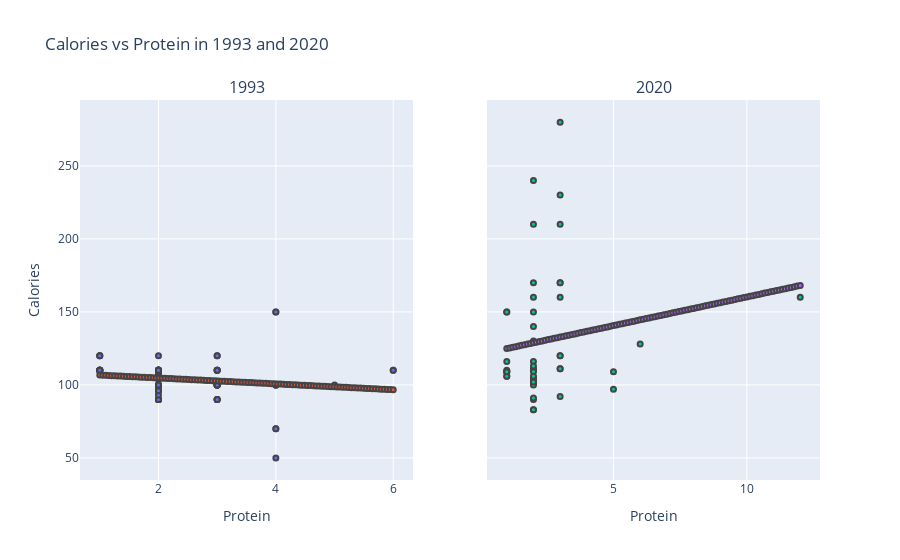
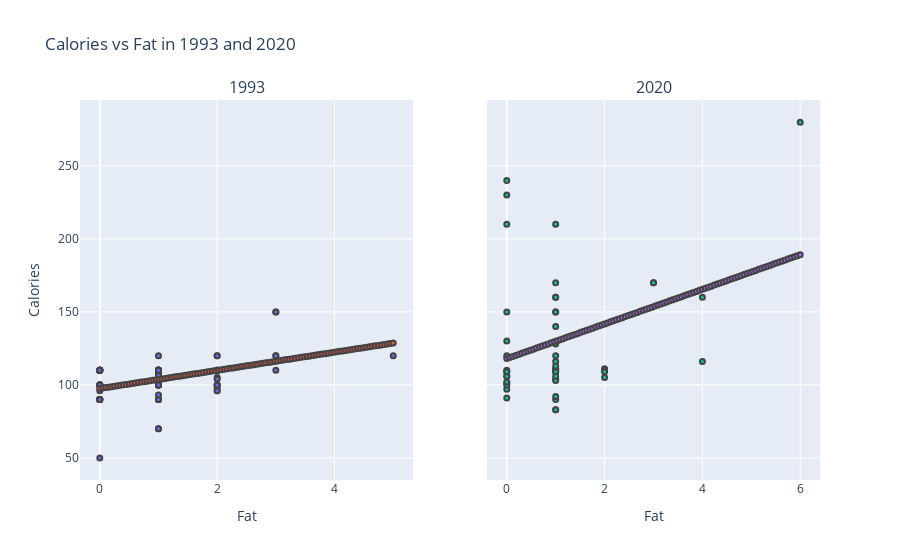
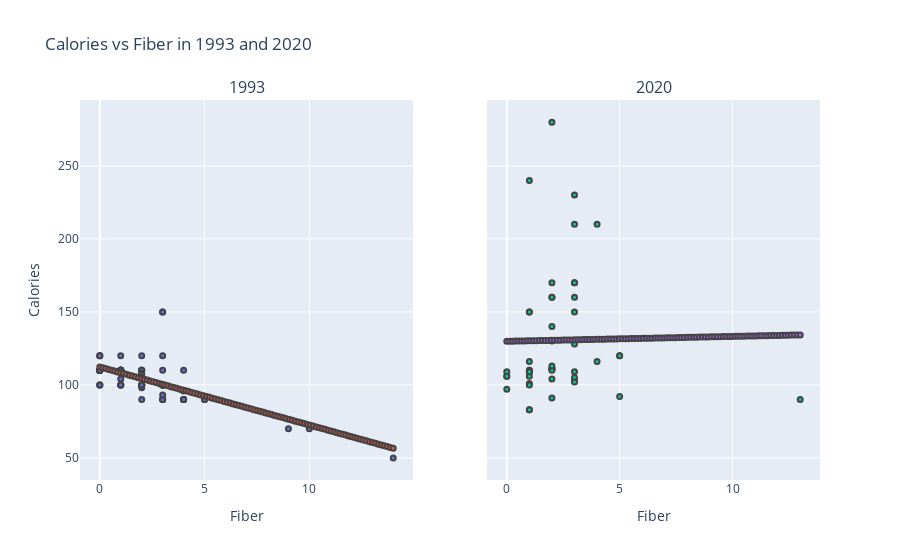
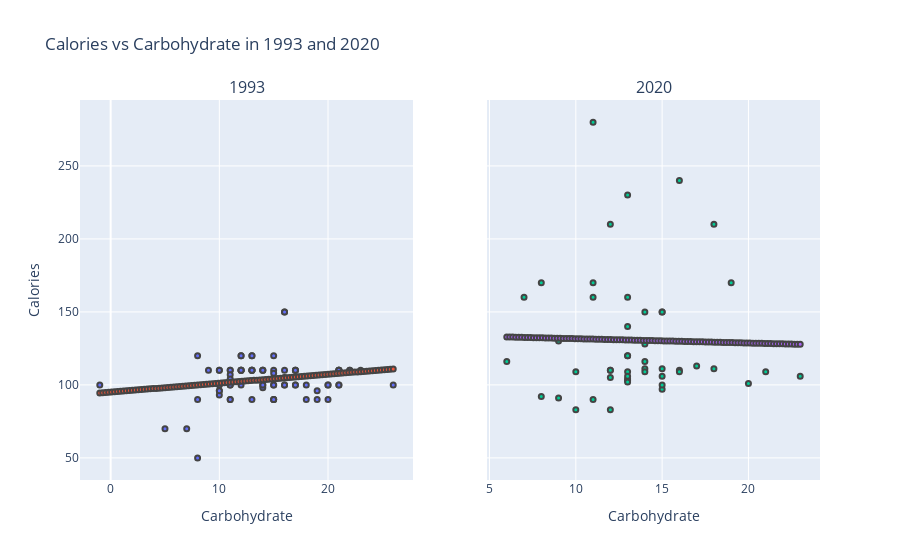

Notebook source saved alongside these figures, in order:
### Markdown cell above
### Comparison of `Calories` vs nutrients relationship between 1993 and 2020

### Code cell
ings = ['Protein', 'Fat', 'Fiber', 'Carbohydrate', 'Sugar']

for i in range(len(ings)):
    fig = make_subplots(rows = 1, cols = len(years),
                        shared_yaxes = True,
                        subplot_titles = (years[0], years[1]))
    
    for j in range(len(years)):
        df = df_main_old if j == 0 else df_main_new

        X = df[ings[i]].values.reshape(-1, 1)

        # Make prediction
        model = LinearRegression()
        _ = model.fit(X, df.Calories)

        x_range = np.linspace(X.min(), X.max(), 100)
        y_range = model.predict(x_range.reshape(-1, 1))

        _ = fig.add_trace(go.Scatter(x = df[ings[i]], y = df.Calories, text = df.Name, name = years[j]), row = 1, col = j + 1)
        _ = fig.add_trace(go.Scatter(x = x_range, y = y_range, name = 'Regression Fit'), row = 1, col = j + 1)
        _ = fig.update_xaxes(title_text = ings[i], row = 1, col = j + 1)
        if j == 0:
            _ = fig.update_yaxes(title_text = 'Calories', row = 1, col = j + 1)

    # Set options common to all traces with fig.update_traces
    _ = fig.update_traces(mode = 'markers', marker_line_width=2, marker_size=5)
    _ = fig.update_layout(showlegend = False,
                      title_text = 'Calories vs ' + ings[i] + ' in 1993 and 2020')
    
    fig.show()

### Figure 1 — Plotly figure (JSON) as saved in the notebook; plotly's stock layout.template omitted (floating-point values rounded to 4 significant figures)
{"data": [{"marker": {"line": {"width": 2}, "size": 5}, "mode": "markers", "name": "1993", "text": ["100% Bran", "100% Natural Bran", "All-Bran", "All-Bran with Extra Fiber", "Almond Delight", "Apple Cinnamon Cheerios", "Apple Jacks", "Basic 4", "Bran Chex", "Bran Flakes", "Cap'n'Crunch", "Cheerios", "Cinnamon Toast Crunch", "Clusters", "Cocoa Puffs", "Corn Chex", "Corn Flakes", "Corn Pops", "Count Chocula", "Cracklin' Oat Bran", "Cream of Wheat (Quick)", "Crispix", "Crispy Wheat & Raisins", "Double Chex", "Froot Loops", "Frosted Flakes", "Frosted Mini-Wheats", "Fruit & Fibre Dates", "Fruitful Bran", "Fruity Pebbles", "Golden Crisp", "Golden Grahams", "Grape Nuts Flakes", "Grape-Nuts", "Great Grains Pecan", "Honey Graham Ohs", "Honey Nut Cheerios", "Honey-comb", "Just Right Crunchy  Nuggets", "Just Right Fruit & Nut", "Kix", "Life", "Lucky Charms", "Maypo", "Dates & Almonds", "Peaches & Pecans", "Mueslix Crispy Blend", "Multi-Grain Cheerios", "Nut&Honey Crunch", "Nutri-Grain Almond-Raisin", "Nutri-grain Wheat", "Oatmeal Raisin Crisp", "Post Nat. Raisin Bran", "Product 19", "Puffed Rice", "Puffed Wheat", "Quaker Oat Squares", "Quaker Oatmeal", "Raisin Bran", "Raisin Nut Bran", "Raisin Squares", "Rice Chex", "Rice Krispies", "Shredded Wheat", "Shredded Wheat 'n'Bran", "Shredded Wheat spoon size", "Smacks", "Special K", "Strawberry Fruit Wheats", "Total Corn Flakes", "Total Raisin Bran", "Total Whole Grain", "Triples", "Trix", "Walnuts & Oats", "Wheat Chex", "Wheaties"], "type": "scatter", "x": [4, 3, 4, 4, 2, 2, 2, 2, 2, 3, 1, 6, 1, 3, 1, 2, 2, 1, 1, 3, 3, 2, 2, 2, 2, 1, 3, 2, 2, 1, 2, 1, 3, 3, 3, 1, 3, 1, 2, 2, 2, 4, 2, 4, 4, 4, 2, 2, 2, 2, 3, 2, 2, 3, 2, 4, 4, 5, 2, 3, 2, 1, 2, 2, 3, 3, 2, 6, 2, 2, 2, 3, 2, 1, 2, 3, 3], "xaxis": "x", "y": [70, 120, 70, 50, 110, 110, 110, 98, 90, 90, 120, 110, 120, 110, 110, 110, 100, 110, 110, 110, 100, 110, 100, 100, 110, 110, 100, 96, 90, 110, 100, 110, 100, 110, 120, 120, 110, 110, 110, 108, 110, 100, 110, 100, 150, 150, 107, 100, 120, 105, 90, 104, 90, 100, 100, 100, 100, 100, 90, 100, 90, 110, 110, 96, 90, 90, 110, 110, 90, 110, 93, 100, 110, 110, 96, 100, 100], "yaxis": "y"}, {"marker": {"line": {"width": 2}, "size": 5}, "mode": "markers", "name": "Regression Fit", "type": "scatter", "x": [1, 1.051, 1.101, 1.152, 1.202, 1.253, 1.303, 1.354, 1.404, 1.455, 1.505, 1.556, 1.606, 1.657, 1.707, 1.758, 1.808, 1.859, 1.909, 1.96, 2.01, 2.061, 2.111, 2.162, 2.212, 2.263, 2.313, 2.364, 2.414, 2.465, 2.515, 2.566, 2.616, 2.667, 2.717, 2.768, 2.818, 2.869, 2.919, 2.97, 3.02, 3.071, 3.121, 3.172, 3.222, 3.273, 3.323, 3.374, 3.424, 3.475, 3.525, 3.576, 3.626, 3.677, 3.727, 3.778, 3.828, 3.879, 3.929, 3.98, 4.03, 4.081, 4.131, 4.182, 4.232, 4.283, 4.333, 4.384, 4.434, 4.485, 4.535, 4.586, 4.636, 4.687, 4.737, 4.788, 4.838, 4.889, 4.939, 4.99, 5.04, 5.091, 5.141, 5.192, 5.242, 5.293, 5.343, 5.394, 5.444, 5.495, 5.545, 5.596, 5.646, 5.697, 5.747, 5.798, 5.848, 5.899, 5.949, 6], "xaxis": "x", "y": [106.7, 106.6, 106.5, 106.4, 106.3, 106.2, 106.1, 106.0, 105.9, 105.8, 105.7, 105.6, 105.5, 105.4, 105.3, 105.2, 105.1, 105.0, 104.9, 104.8, 104.7, 104.6, 104.5, 104.4, 104.3, 104.2, 104.1, 104.0, 103.9, 103.8, 103.7, 103.6, 103.5, 103.4, 103.3, 103.2, 103.1, 103.0, 102.9, 102.8, 102.7, 102.6, 102.5, 102.4, 102.3, 102.2, 102.1, 102.0, 101.9, 101.8, 101.7, 101.6, 101.4, 101.3, 101.2, 101.1, 101.0, 100.9, 100.8, 100.7, 100.6, 100.5, 100.4, 100.3, 100.2, 100.1, 100.0, 99.93, 99.82, 99.72, 99.62, 99.52, 99.42, 99.32, 99.21, 99.11, 99.01, 98.91, 98.81, 98.71, 98.61, 98.5, 98.4, 98.3, 98.2, 98.1, 98.0, 97.89, 97.79, 97.69, 97.59, 97.49, 97.39, 97.28, 97.18, 97.08, 96.98, 96.88, 96.78, 96.68], "yaxis": "y"}, {"marker": {"line": {"width": 2}, "size": 5}, "mode": "markers", "name": "2020", "text": ["Wheaties Honey Gold", "All-Bran Complete Wheat Flakes Cereal", "Eggo", "Honey Smacks", "Krave Double Chocolate", "Peeps", "Smart Start", "Annie's Whole Grain Cereal", "Cascadian Farm Organic Raisin Bran", "Cheerios Multi Grain", "Chex Wheat Cereal", "Cookie Crisp", "Dunkaroos", "Fiber One", "Good Belly", "Larabar (Peanut Butter)", "Oatmeal Crisp", "Wonderworks (Peanut Butter)", "Ahold 100% Whole Grain", "Hannaford Frosted Flakes", "Martin's Food Lion", "Hannaford Tasteeos Cereal", "Ahold Vanilla Almond Cereal", "Kelloggs Special Fruit & Yogurt", "Kelloggs Special Original Cereal", "Quaker Life Cinnamon Multigrain", "Quaker Life Original Multigrain", "Quaker Life Ltd. Edition, Pumpkin Spice", "All-Bran", "Apple Jacks", "Basic 4", "Cocoa Puffs", "Corn Flakes", "Corn Pops", "Cracklin' Oat Bran", "Crispix", "Froot Loops", "Frosted Flakes", "Golden Grahams", "Kix", "Oatmeal Raisin Crisp", "Raisin Bran", "Raisin Nut Bran", "Rice Krispies", "Special K", "Total Whole Grain", "Trix", "Wheaties"], "type": "scatter", "x": [2, 3, 2, 2, 2, 1, 2, 3, 2, 2, 3, 2, 1, 2, 3, 3, 3, 12, 3, 1, 3, 3, 2, 2, 5, 2, 3, 2, 3, 1, 2, 2, 2, 1, 2, 2, 1, 2, 1, 2, 1, 2, 2, 2, 5, 6, 1, 2], "xaxis": "x2", "y": [110, 120, 160, 130, 170, 110, 240, 160, 210, 150, 210, 140, 150, 90, 170, 280, 230, 160, 170, 150, 120, 111, 104, 111, 97, 83, 111, 83, 92, 109, 103, 110, 101, 106, 116, 109, 109, 100, 106, 113, 109, 91, 105, 106, 109, 128, 116, 102], "yaxis": "y2"}, {"marker": {"line": {"width": 2}, "size": 5}, "mode": "markers", "name": "Regression Fit", "type": "scatter", "x": [1, 1.111, 1.222, 1.333, 1.444, 1.556, 1.667, 1.778, 1.889, 2, 2.111, 2.222, 2.333, 2.444, 2.556, 2.667, 2.778, 2.889, 3, 3.111, 3.222, 3.333, 3.444, 3.556, 3.667, 3.778, 3.889, 4, 4.111, 4.222, 4.333, 4.444, 4.556, 4.667, 4.778, 4.889, 5, 5.111, 5.222, 5.333, 5.444, 5.556, 5.667, 5.778, 5.889, 6, 6.111, 6.222, 6.333, 6.444, 6.556, 6.667, 6.778, 6.889, 7, 7.111, 7.222, 7.333, 7.444, 7.556, 7.667, 7.778, 7.889, 8, 8.111, 8.222, 8.333, 8.444, 8.556, 8.667, 8.778, 8.889, 9, 9.111, 9.222, 9.333, 9.444, 9.556, 9.667, 9.778, 9.889, 10, 10.11, 10.22, 10.33, 10.44, 10.56, 10.67, 10.78, 10.89, 11, 11.11, 11.22, 11.33, 11.44, 11.56, 11.67, 11.78, 11.89, 12], "xaxis": "x2", "y": [124.9, 125.3, 125.8, 126.2, 126.6, 127.1, 127.5, 128.0, 128.4, 128.8, 129.3, 129.7, 130.1, 130.6, 131.0, 131.4, 131.9, 132.3, 132.8, 133.2, 133.6, 134.1, 134.5, 134.9, 135.4, 135.8, 136.2, 136.7, 137.1, 137.6, 138.0, 138.4, 138.9, 139.3, 139.7, 140.2, 140.6, 141.0, 141.5, 141.9, 142.4, 142.8, 143.2, 143.7, 144.1, 144.5, 145.0, 145.4, 145.8, 146.3, 146.7, 147.2, 147.6, 148.0, 148.5, 148.9, 149.3, 149.8, 150.2, 150.6, 151.1, 151.5, 152.0, 152.4, 152.8, 153.3, 153.7, 154.1, 154.6, 155.0, 155.4, 155.9, 156.3, 156.8, 157.2, 157.6, 158.1, 158.5, 158.9, 159.4, 159.8, 160.2, 160.7, 161.1, 161.6, 162.0, 162.4, 162.9, 163.3, 163.7, 164.2, 164.6, 165.0, 165.5, 165.9, 166.4, 166.8, 167.2, 167.7, 168.1], "yaxis": "y2"}], "layout": {"annotations": [{"font": {"size": 16}, "showarrow": false, "text": "1993", "x": 0.225, "xanchor": "center", "xref": "paper", "y": 1, "yanchor": "bottom", "yref": "paper"}, {"font": {"size": 16}, "showarrow": false, "text": "2020", "x": 0.775, "xanchor": "center", "xref": "paper", "y": 1, "yanchor": "bottom", "yref": "paper"}], "showlegend": false, "title": {"text": "Calories vs Protein in 1993 and 2020"}, "xaxis": {"anchor": "y", "domain": [0, 0.45], "title": {"text": "Protein"}}, "xaxis2": {"anchor": "y2", "domain": [0.55, 1], "title": {"text": "Protein"}}, "yaxis": {"anchor": "x", "domain": [0, 1], "title": {"text": "Calories"}}, "yaxis2": {"anchor": "x2", "domain": [0, 1], "matches": "y", "showticklabels": false}}}

### Figure 2 — Plotly figure (JSON) as saved in the notebook; plotly's stock layout.template omitted (floating-point values rounded to 4 significant figures)
{"data": [{"marker": {"line": {"width": 2}, "size": 5}, "mode": "markers", "name": "1993", "text": ["100% Bran", "100% Natural Bran", "All-Bran", "All-Bran with Extra Fiber", "Almond Delight", "Apple Cinnamon Cheerios", "Apple Jacks", "Basic 4", "Bran Chex", "Bran Flakes", "Cap'n'Crunch", "Cheerios", "Cinnamon Toast Crunch", "Clusters", "Cocoa Puffs", "Corn Chex", "Corn Flakes", "Corn Pops", "Count Chocula", "Cracklin' Oat Bran", "Cream of Wheat (Quick)", "Crispix", "Crispy Wheat & Raisins", "Double Chex", "Froot Loops", "Frosted Flakes", "Frosted Mini-Wheats", "Fruit & Fibre Dates", "Fruitful Bran", "Fruity Pebbles", "Golden Crisp", "Golden Grahams", "Grape Nuts Flakes", "Grape-Nuts", "Great Grains Pecan", "Honey Graham Ohs", "Honey Nut Cheerios", "Honey-comb", "Just Right Crunchy  Nuggets", "Just Right Fruit & Nut", "Kix", "Life", "Lucky Charms", "Maypo", "Dates & Almonds", "Peaches & Pecans", "Mueslix Crispy Blend", "Multi-Grain Cheerios", "Nut&Honey Crunch", "Nutri-Grain Almond-Raisin", "Nutri-grain Wheat", "Oatmeal Raisin Crisp", "Post Nat. Raisin Bran", "Product 19", "Puffed Rice", "Puffed Wheat", "Quaker Oat Squares", "Quaker Oatmeal", "Raisin Bran", "Raisin Nut Bran", "Raisin Squares", "Rice Chex", "Rice Krispies", "Shredded Wheat", "Shredded Wheat 'n'Bran", "Shredded Wheat spoon size", "Smacks", "Special K", "Strawberry Fruit Wheats", "Total Corn Flakes", "Total Raisin Bran", "Total Whole Grain", "Triples", "Trix", "Walnuts & Oats", "Wheat Chex", "Wheaties"], "type": "scatter", "x": [1, 5, 1, 0, 2, 2, 0, 2, 1, 0, 2, 2, 3, 2, 1, 0, 0, 0, 1, 3, 0, 0, 1, 0, 1, 0, 0, 2, 0, 1, 0, 1, 1, 0, 3, 2, 1, 0, 1, 1, 1, 2, 1, 1, 3, 3, 1, 1, 1, 2, 0, 2, 1, 0, 0, 0, 1, 2, 1, 2, 0, 0, 0, 0, 0, 0, 1, 0, 0, 1, 1, 1, 1, 1, 2, 1, 1], "xaxis": "x", "y": [70, 120, 70, 50, 110, 110, 110, 98, 90, 90, 120, 110, 120, 110, 110, 110, 100, 110, 110, 110, 100, 110, 100, 100, 110, 110, 100, 96, 90, 110, 100, 110, 100, 110, 120, 120, 110, 110, 110, 108, 110, 100, 110, 100, 150, 150, 107, 100, 120, 105, 90, 104, 90, 100, 100, 100, 100, 100, 90, 100, 90, 110, 110, 96, 90, 90, 110, 110, 90, 110, 93, 100, 110, 110, 96, 100, 100], "yaxis": "y"}, {"marker": {"line": {"width": 2}, "size": 5}, "mode": "markers", "name": "Regression Fit", "type": "scatter", "x": [0, 0.05051, 0.101, 0.1515, 0.202, 0.2525, 0.303, 0.3535, 0.404, 0.4545, 0.5051, 0.5556, 0.6061, 0.6566, 0.7071, 0.7576, 0.8081, 0.8586, 0.9091, 0.9596, 1.01, 1.061, 1.111, 1.162, 1.212, 1.263, 1.313, 1.364, 1.414, 1.465, 1.515, 1.566, 1.616, 1.667, 1.717, 1.768, 1.818, 1.869, 1.919, 1.97, 2.02, 2.071, 2.121, 2.172, 2.222, 2.273, 2.323, 2.374, 2.424, 2.475, 2.525, 2.576, 2.626, 2.677, 2.727, 2.778, 2.828, 2.879, 2.929, 2.98, 3.03, 3.081, 3.131, 3.182, 3.232, 3.283, 3.333, 3.384, 3.434, 3.485, 3.535, 3.586, 3.636, 3.687, 3.737, 3.788, 3.838, 3.889, 3.939, 3.99, 4.04, 4.091, 4.141, 4.192, 4.242, 4.293, 4.343, 4.394, 4.444, 4.495, 4.545, 4.596, 4.646, 4.697, 4.747, 4.798, 4.848, 4.899, 4.949, 5], "xaxis": "x", "y": [97.5, 97.81, 98.13, 98.44, 98.76, 99.07, 99.39, 99.7, 100.0, 100.3, 100.6, 101.0, 101.3, 101.6, 101.9, 102.2, 102.5, 102.8, 103.2, 103.5, 103.8, 104.1, 104.4, 104.7, 105.0, 105.4, 105.7, 106.0, 106.3, 106.6, 106.9, 107.2, 107.6, 107.9, 108.2, 108.5, 108.8, 109.1, 109.4, 109.8, 110.1, 110.4, 110.7, 111.0, 111.3, 111.6, 112.0, 112.3, 112.6, 112.9, 113.2, 113.5, 113.8, 114.2, 114.5, 114.8, 115.1, 115.4, 115.7, 116.0, 116.4, 116.7, 117.0, 117.3, 117.6, 117.9, 118.2, 118.6, 118.9, 119.2, 119.5, 119.8, 120.1, 120.4, 120.8, 121.1, 121.4, 121.7, 122.0, 122.3, 122.6, 123.0, 123.3, 123.6, 123.9, 124.2, 124.5, 124.8, 125.2, 125.5, 125.8, 126.1, 126.4, 126.7, 127.0, 127.4, 127.7, 128.0, 128.3, 128.6], "yaxis": "y"}, {"marker": {"line": {"width": 2}, "size": 5}, "mode": "markers", "name": "2020", "text": ["Wheaties Honey Gold", "All-Bran Complete Wheat Flakes Cereal", "Eggo", "Honey Smacks", "Krave Double Chocolate", "Peeps", "Smart Start", "Annie's Whole Grain Cereal", "Cascadian Farm Organic Raisin Bran", "Cheerios Multi Grain", "Chex Wheat Cereal", "Cookie Crisp", "Dunkaroos", "Fiber One", "Good Belly", "Larabar (Peanut Butter)", "Oatmeal Crisp", "Wonderworks (Peanut Butter)", "Ahold 100% Whole Grain", "Hannaford Frosted Flakes", "Martin's Food Lion", "Hannaford Tasteeos Cereal", "Ahold Vanilla Almond Cereal", "Kelloggs Special Fruit & Yogurt", "Kelloggs Special Original Cereal", "Quaker Life Cinnamon Multigrain", "Quaker Life Original Multigrain", "Quaker Life Ltd. Edition, Pumpkin Spice", "All-Bran", "Apple Jacks", "Basic 4", "Cocoa Puffs", "Corn Flakes", "Corn Pops", "Cracklin' Oat Bran", "Crispix", "Froot Loops", "Frosted Flakes", "Golden Grahams", "Kix", "Oatmeal Raisin Crisp", "Raisin Bran", "Raisin Nut Bran", "Rice Krispies", "Special K", "Total Whole Grain", "Trix", "Wheaties"], "type": "scatter", "x": [1, 0, 1, 0, 3, 0, 0, 1, 1, 1, 0, 1, 1, 1, 3, 6, 0, 4, 1, 0, 1, 2, 1, 1, 0, 1, 1, 1, 1, 1, 1, 2, 0, 0, 4, 0, 1, 0, 1, 1, 2, 0, 2, 0, 0, 1, 1, 0], "xaxis": "x2", "y": [110, 120, 160, 130, 170, 110, 240, 160, 210, 150, 210, 140, 150, 90, 170, 280, 230, 160, 170, 150, 120, 111, 104, 111, 97, 83, 111, 83, 92, 109, 103, 110, 101, 106, 116, 109, 109, 100, 106, 113, 109, 91, 105, 106, 109, 128, 116, 102], "yaxis": "y2"}, {"marker": {"line": {"width": 2}, "size": 5}, "mode": "markers", "name": "Regression Fit", "type": "scatter", "x": [0, 0.06061, 0.1212, 0.1818, 0.2424, 0.303, 0.3636, 0.4242, 0.4848, 0.5455, 0.6061, 0.6667, 0.7273, 0.7879, 0.8485, 0.9091, 0.9697, 1.03, 1.091, 1.152, 1.212, 1.273, 1.333, 1.394, 1.455, 1.515, 1.576, 1.636, 1.697, 1.758, 1.818, 1.879, 1.939, 2, 2.061, 2.121, 2.182, 2.242, 2.303, 2.364, 2.424, 2.485, 2.545, 2.606, 2.667, 2.727, 2.788, 2.848, 2.909, 2.97, 3.03, 3.091, 3.152, 3.212, 3.273, 3.333, 3.394, 3.455, 3.515, 3.576, 3.636, 3.697, 3.758, 3.818, 3.879, 3.939, 4, 4.061, 4.121, 4.182, 4.242, 4.303, 4.364, 4.424, 4.485, 4.545, 4.606, 4.667, 4.727, 4.788, 4.848, 4.909, 4.97, 5.03, 5.091, 5.152, 5.212, 5.273, 5.333, 5.394, 5.455, 5.515, 5.576, 5.636, 5.697, 5.758, 5.818, 5.879, 5.939, 6], "xaxis": "x2", "y": [118.0, 118.7, 119.5, 120.2, 120.9, 121.6, 122.3, 123.1, 123.8, 124.5, 125.2, 125.9, 126.6, 127.4, 128.1, 128.8, 129.5, 130.2, 131.0, 131.7, 132.4, 133.1, 133.8, 134.6, 135.3, 136.0, 136.7, 137.4, 138.2, 138.9, 139.6, 140.3, 141.0, 141.7, 142.5, 143.2, 143.9, 144.6, 145.3, 146.1, 146.8, 147.5, 148.2, 148.9, 149.7, 150.4, 151.1, 151.8, 152.5, 153.3, 154.0, 154.7, 155.4, 156.1, 156.8, 157.6, 158.3, 159.0, 159.7, 160.4, 161.2, 161.9, 162.6, 163.3, 164.0, 164.8, 165.5, 166.2, 166.9, 167.6, 168.4, 169.1, 169.8, 170.5, 171.2, 171.9, 172.7, 173.4, 174.1, 174.8, 175.5, 176.3, 177.0, 177.7, 178.4, 179.1, 179.9, 180.6, 181.3, 182.0, 182.7, 183.5, 184.2, 184.9, 185.6, 186.3, 187.0, 187.8, 188.5, 189.2], "yaxis": "y2"}], "layout": {"annotations": [{"font": {"size": 16}, "showarrow": false, "text": "1993", "x": 0.225, "xanchor": "center", "xref": "paper", "y": 1, "yanchor": "bottom", "yref": "paper"}, {"font": {"size": 16}, "showarrow": false, "text": "2020", "x": 0.775, "xanchor": "center", "xref": "paper", "y": 1, "yanchor": "bottom", "yref": "paper"}], "showlegend": false, "title": {"text": "Calories vs Fat in 1993 and 2020"}, "xaxis": {"anchor": "y", "domain": [0, 0.45], "title": {"text": "Fat"}}, "xaxis2": {"anchor": "y2", "domain": [0.55, 1], "title": {"text": "Fat"}}, "yaxis": {"anchor": "x", "domain": [0, 1], "title": {"text": "Calories"}}, "yaxis2": {"anchor": "x2", "domain": [0, 1], "matches": "y", "showticklabels": false}}}

### Figure 3 — Plotly figure (JSON) as saved in the notebook; plotly's stock layout.template omitted (floating-point values rounded to 4 significant figures)
{"data": [{"marker": {"line": {"width": 2}, "size": 5}, "mode": "markers", "name": "1993", "text": ["100% Bran", "100% Natural Bran", "All-Bran", "All-Bran with Extra Fiber", "Almond Delight", "Apple Cinnamon Cheerios", "Apple Jacks", "Basic 4", "Bran Chex", "Bran Flakes", "Cap'n'Crunch", "Cheerios", "Cinnamon Toast Crunch", "Clusters", "Cocoa Puffs", "Corn Chex", "Corn Flakes", "Corn Pops", "Count Chocula", "Cracklin' Oat Bran", "Cream of Wheat (Quick)", "Crispix", "Crispy Wheat & Raisins", "Double Chex", "Froot Loops", "Frosted Flakes", "Frosted Mini-Wheats", "Fruit & Fibre Dates", "Fruitful Bran", "Fruity Pebbles", "Golden Crisp", "Golden Grahams", "Grape Nuts Flakes", "Grape-Nuts", "Great Grains Pecan", "Honey Graham Ohs", "Honey Nut Cheerios", "Honey-comb", "Just Right Crunchy  Nuggets", "Just Right Fruit & Nut", "Kix", "Life", "Lucky Charms", "Maypo", "Dates & Almonds", "Peaches & Pecans", "Mueslix Crispy Blend", "Multi-Grain Cheerios", "Nut&Honey Crunch", "Nutri-Grain Almond-Raisin", "Nutri-grain Wheat", "Oatmeal Raisin Crisp", "Post Nat. Raisin Bran", "Product 19", "Puffed Rice", "Puffed Wheat", "Quaker Oat Squares", "Quaker Oatmeal", "Raisin Bran", "Raisin Nut Bran", "Raisin Squares", "Rice Chex", "Rice Krispies", "Shredded Wheat", "Shredded Wheat 'n'Bran", "Shredded Wheat spoon size", "Smacks", "Special K", "Strawberry Fruit Wheats", "Total Corn Flakes", "Total Raisin Bran", "Total Whole Grain", "Triples", "Trix", "Walnuts & Oats", "Wheat Chex", "Wheaties"], "type": "scatter", "x": [10, 2, 9, 14, 1, 2, 1, 2, 4, 5, 0, 2, 0, 2, 0, 0, 1, 1, 0, 4, 1, 1, 2, 1, 1, 1, 3, 4, 4, 0, 0, 0, 3, 3, 3, 1, 2, 0, 1, 2, 0, 2, 0, 0, 3, 3, 2, 2, 0, 2, 3, 1, 5, 1, 0, 2, 2, 3, 4, 2, 2, 0, 0, 4, 4, 3, 1, 1, 3, 0, 3, 3, 0, 0, 4, 3, 3], "xaxis": "x", "y": [70, 120, 70, 50, 110, 110, 110, 98, 90, 90, 120, 110, 120, 110, 110, 110, 100, 110, 110, 110, 100, 110, 100, 100, 110, 110, 100, 96, 90, 110, 100, 110, 100, 110, 120, 120, 110, 110, 110, 108, 110, 100, 110, 100, 150, 150, 107, 100, 120, 105, 90, 104, 90, 100, 100, 100, 100, 100, 90, 100, 90, 110, 110, 96, 90, 90, 110, 110, 90, 110, 93, 100, 110, 110, 96, 100, 100], "yaxis": "y"}, {"marker": {"line": {"width": 2}, "size": 5}, "mode": "markers", "name": "Regression Fit", "type": "scatter", "x": [0, 0.1414, 0.2828, 0.4242, 0.5657, 0.7071, 0.8485, 0.9899, 1.131, 1.273, 1.414, 1.556, 1.697, 1.838, 1.98, 2.121, 2.263, 2.404, 2.545, 2.687, 2.828, 2.97, 3.111, 3.253, 3.394, 3.535, 3.677, 3.818, 3.96, 4.101, 4.242, 4.384, 4.525, 4.667, 4.808, 4.949, 5.091, 5.232, 5.374, 5.515, 5.657, 5.798, 5.939, 6.081, 6.222, 6.364, 6.505, 6.646, 6.788, 6.929, 7.071, 7.212, 7.354, 7.495, 7.636, 7.778, 7.919, 8.061, 8.202, 8.343, 8.485, 8.626, 8.768, 8.909, 9.051, 9.192, 9.333, 9.475, 9.616, 9.758, 9.899, 10.04, 10.18, 10.32, 10.46, 10.61, 10.75, 10.89, 11.03, 11.17, 11.31, 11.45, 11.6, 11.74, 11.88, 12.02, 12.16, 12.3, 12.44, 12.59, 12.73, 12.87, 13.01, 13.15, 13.29, 13.43, 13.58, 13.72, 13.86, 14], "xaxis": "x", "y": [112.3, 111.7, 111.1, 110.6, 110.0, 109.5, 108.9, 108.3, 107.8, 107.2, 106.7, 106.1, 105.5, 105.0, 104.4, 103.8, 103.3, 102.7, 102.2, 101.6, 101.0, 100.5, 99.9, 99.34, 98.78, 98.22, 97.65, 97.09, 96.53, 95.97, 95.41, 94.84, 94.28, 93.72, 93.16, 92.59, 92.03, 91.47, 90.91, 90.34, 89.78, 89.22, 88.66, 88.1, 87.53, 86.97, 86.41, 85.85, 85.28, 84.72, 84.16, 83.6, 83.03, 82.47, 81.91, 81.35, 80.79, 80.22, 79.66, 79.1, 78.54, 77.97, 77.41, 76.85, 76.29, 75.72, 75.16, 74.6, 74.04, 73.48, 72.91, 72.35, 71.79, 71.23, 70.66, 70.1, 69.54, 68.98, 68.41, 67.85, 67.29, 66.73, 66.17, 65.6, 65.04, 64.48, 63.92, 63.35, 62.79, 62.23, 61.67, 61.1, 60.54, 59.98, 59.42, 58.86, 58.29, 57.73, 57.17, 56.61], "yaxis": "y"}, {"marker": {"line": {"width": 2}, "size": 5}, "mode": "markers", "name": "2020", "text": ["Wheaties Honey Gold", "All-Bran Complete Wheat Flakes Cereal", "Eggo", "Honey Smacks", "Krave Double Chocolate", "Peeps", "Smart Start", "Annie's Whole Grain Cereal", "Cascadian Farm Organic Raisin Bran", "Cheerios Multi Grain", "Chex Wheat Cereal", "Cookie Crisp", "Dunkaroos", "Fiber One", "Good Belly", "Larabar (Peanut Butter)", "Oatmeal Crisp", "Wonderworks (Peanut Butter)", "Ahold 100% Whole Grain", "Hannaford Frosted Flakes", "Martin's Food Lion", "Hannaford Tasteeos Cereal", "Ahold Vanilla Almond Cereal", "Kelloggs Special Fruit & Yogurt", "Kelloggs Special Original Cereal", "Quaker Life Cinnamon Multigrain", "Quaker Life Original Multigrain", "Quaker Life Ltd. Edition, Pumpkin Spice", "All-Bran", "Apple Jacks", "Basic 4", "Cocoa Puffs", "Corn Flakes", "Corn Pops", "Cracklin' Oat Bran", "Crispix", "Froot Loops", "Frosted Flakes", "Golden Grahams", "Kix", "Oatmeal Raisin Crisp", "Raisin Bran", "Raisin Nut Bran", "Rice Krispies", "Special K", "Total Whole Grain", "Trix", "Wheaties"], "type": "scatter", "x": [1, 5, 2, 2, 2, 1, 1, 3, 3, 3, 4, 2, 1, 13, 3, 2, 3, 2, 3, 1, 5, 2, 2, 2, 0, 1, 2, 1, 5, 1, 3, 2, 1, 0, 4, 0, 1, 1, 1, 2, 3, 2, 3, 0, 1, 3, 1, 3], "xaxis": "x2", "y": [110, 120, 160, 130, 170, 110, 240, 160, 210, 150, 210, 140, 150, 90, 170, 280, 230, 160, 170, 150, 120, 111, 104, 111, 97, 83, 111, 83, 92, 109, 103, 110, 101, 106, 116, 109, 109, 100, 106, 113, 109, 91, 105, 106, 109, 128, 116, 102], "yaxis": "y2"}, {"marker": {"line": {"width": 2}, "size": 5}, "mode": "markers", "name": "Regression Fit", "type": "scatter", "x": [0, 0.1313, 0.2626, 0.3939, 0.5253, 0.6566, 0.7879, 0.9192, 1.051, 1.182, 1.313, 1.444, 1.576, 1.707, 1.838, 1.97, 2.101, 2.232, 2.364, 2.495, 2.626, 2.758, 2.889, 3.02, 3.152, 3.283, 3.414, 3.545, 3.677, 3.808, 3.939, 4.071, 4.202, 4.333, 4.465, 4.596, 4.727, 4.859, 4.99, 5.121, 5.253, 5.384, 5.515, 5.646, 5.778, 5.909, 6.04, 6.172, 6.303, 6.434, 6.566, 6.697, 6.828, 6.96, 7.091, 7.222, 7.354, 7.485, 7.616, 7.747, 7.879, 8.01, 8.141, 8.273, 8.404, 8.535, 8.667, 8.798, 8.929, 9.061, 9.192, 9.323, 9.455, 9.586, 9.717, 9.848, 9.98, 10.11, 10.24, 10.37, 10.51, 10.64, 10.77, 10.9, 11.03, 11.16, 11.29, 11.42, 11.56, 11.69, 11.82, 11.95, 12.08, 12.21, 12.34, 12.47, 12.61, 12.74, 12.87, 13], "xaxis": "x2", "y": [129.9, 129.9, 130.0, 130.0, 130.0, 130.1, 130.1, 130.2, 130.2, 130.3, 130.3, 130.3, 130.4, 130.4, 130.5, 130.5, 130.6, 130.6, 130.7, 130.7, 130.7, 130.8, 130.8, 130.9, 130.9, 131.0, 131.0, 131.1, 131.1, 131.1, 131.2, 131.2, 131.3, 131.3, 131.4, 131.4, 131.4, 131.5, 131.5, 131.6, 131.6, 131.7, 131.7, 131.8, 131.8, 131.8, 131.9, 131.9, 132.0, 132.0, 132.1, 132.1, 132.2, 132.2, 132.2, 132.3, 132.3, 132.4, 132.4, 132.5, 132.5, 132.5, 132.6, 132.6, 132.7, 132.7, 132.8, 132.8, 132.9, 132.9, 132.9, 133.0, 133.0, 133.1, 133.1, 133.2, 133.2, 133.3, 133.3, 133.3, 133.4, 133.4, 133.5, 133.5, 133.6, 133.6, 133.7, 133.7, 133.7, 133.8, 133.8, 133.9, 133.9, 134.0, 134.0, 134.0, 134.1, 134.1, 134.2, 134.2], "yaxis": "y2"}], "layout": {"annotations": [{"font": {"size": 16}, "showarrow": false, "text": "1993", "x": 0.225, "xanchor": "center", "xref": "paper", "y": 1, "yanchor": "bottom", "yref": "paper"}, {"font": {"size": 16}, "showarrow": false, "text": "2020", "x": 0.775, "xanchor": "center", "xref": "paper", "y": 1, "yanchor": "bottom", "yref": "paper"}], "showlegend": false, "title": {"text": "Calories vs Fiber in 1993 and 2020"}, "xaxis": {"anchor": "y", "domain": [0, 0.45], "title": {"text": "Fiber"}}, "xaxis2": {"anchor": "y2", "domain": [0.55, 1], "title": {"text": "Fiber"}}, "yaxis": {"anchor": "x", "domain": [0, 1], "title": {"text": "Calories"}}, "yaxis2": {"anchor": "x2", "domain": [0, 1], "matches": "y", "showticklabels": false}}}

### Figure 4 — Plotly figure (JSON) as saved in the notebook; plotly's stock layout.template omitted (floating-point values rounded to 4 significant figures)
{"data": [{"marker": {"line": {"width": 2}, "size": 5}, "mode": "markers", "name": "1993", "text": ["100% Bran", "100% Natural Bran", "All-Bran", "All-Bran with Extra Fiber", "Almond Delight", "Apple Cinnamon Cheerios", "Apple Jacks", "Basic 4", "Bran Chex", "Bran Flakes", "Cap'n'Crunch", "Cheerios", "Cinnamon Toast Crunch", "Clusters", "Cocoa Puffs", "Corn Chex", "Corn Flakes", "Corn Pops", "Count Chocula", "Cracklin' Oat Bran", "Cream of Wheat (Quick)", "Crispix", "Crispy Wheat & Raisins", "Double Chex", "Froot Loops", "Frosted Flakes", "Frosted Mini-Wheats", "Fruit & Fibre Dates", "Fruitful Bran", "Fruity Pebbles", "Golden Crisp", "Golden Grahams", "Grape Nuts Flakes", "Grape-Nuts", "Great Grains Pecan", "Honey Graham Ohs", "Honey Nut Cheerios", "Honey-comb", "Just Right Crunchy  Nuggets", "Just Right Fruit & Nut", "Kix", "Life", "Lucky Charms", "Maypo", "Dates & Almonds", "Peaches & Pecans", "Mueslix Crispy Blend", "Multi-Grain Cheerios", "Nut&Honey Crunch", "Nutri-Grain Almond-Raisin", "Nutri-grain Wheat", "Oatmeal Raisin Crisp", "Post Nat. Raisin Bran", "Product 19", "Puffed Rice", "Puffed Wheat", "Quaker Oat Squares", "Quaker Oatmeal", "Raisin Bran", "Raisin Nut Bran", "Raisin Squares", "Rice Chex", "Rice Krispies", "Shredded Wheat", "Shredded Wheat 'n'Bran", "Shredded Wheat spoon size", "Smacks", "Special K", "Strawberry Fruit Wheats", "Total Corn Flakes", "Total Raisin Bran", "Total Whole Grain", "Triples", "Trix", "Walnuts & Oats", "Wheat Chex", "Wheaties"], "type": "scatter", "x": [5, 8, 7, 8, 14, 10, 11, 14, 15, 13, 12, 17, 13, 13, 12, 22, 21, 13, 12, 10, 21, 21, 11, 18, 11, 14, 14, 10, 11, 13, 11, 15, 15, 17, 13, 12, 12, 14, 17, 15, 21, 12, 12, 16, 16, 16, 11, 15, 15, 16, 18, 11, 8, 20, 26, 20, 14, -1, 11, 10, 15, 23, 22, 19, 19, 20, 9, 16, 15, 21, 10, 16, 21, 13, 10, 17, 17], "xaxis": "x", "y": [70, 120, 70, 50, 110, 110, 110, 98, 90, 90, 120, 110, 120, 110, 110, 110, 100, 110, 110, 110, 100, 110, 100, 100, 110, 110, 100, 96, 90, 110, 100, 110, 100, 110, 120, 120, 110, 110, 110, 108, 110, 100, 110, 100, 150, 150, 107, 100, 120, 105, 90, 104, 90, 100, 100, 100, 100, 100, 90, 100, 90, 110, 110, 96, 90, 90, 110, 110, 90, 110, 93, 100, 110, 110, 96, 100, 100], "yaxis": "y"}, {"marker": {"line": {"width": 2}, "size": 5}, "mode": "markers", "name": "Regression Fit", "type": "scatter", "x": [-1, -0.7273, -0.4545, -0.1818, 0.09091, 0.3636, 0.6364, 0.9091, 1.182, 1.455, 1.727, 2, 2.273, 2.545, 2.818, 3.091, 3.364, 3.636, 3.909, 4.182, 4.455, 4.727, 5, 5.273, 5.545, 5.818, 6.091, 6.364, 6.636, 6.909, 7.182, 7.455, 7.727, 8, 8.273, 8.545, 8.818, 9.091, 9.364, 9.636, 9.909, 10.18, 10.45, 10.73, 11, 11.27, 11.55, 11.82, 12.09, 12.36, 12.64, 12.91, 13.18, 13.45, 13.73, 14.0, 14.27, 14.55, 14.82, 15.09, 15.36, 15.64, 15.91, 16.18, 16.45, 16.73, 17, 17.27, 17.55, 17.82, 18.09, 18.36, 18.64, 18.91, 19.18, 19.45, 19.73, 20, 20.27, 20.55, 20.82, 21.09, 21.36, 21.64, 21.91, 22.18, 22.45, 22.73, 23, 23.27, 23.55, 23.82, 24.09, 24.36, 24.64, 24.91, 25.18, 25.45, 25.73, 26], "xaxis": "x", "y": [94.45, 94.62, 94.78, 94.95, 95.12, 95.28, 95.45, 95.61, 95.78, 95.95, 96.11, 96.28, 96.45, 96.61, 96.78, 96.94, 97.11, 97.28, 97.44, 97.61, 97.77, 97.94, 98.11, 98.27, 98.44, 98.61, 98.77, 98.94, 99.1, 99.27, 99.44, 99.6, 99.77, 99.94, 100.1, 100.3, 100.4, 100.6, 100.8, 100.9, 101.1, 101.3, 101.4, 101.6, 101.8, 101.9, 102.1, 102.3, 102.4, 102.6, 102.8, 102.9, 103.1, 103.3, 103.4, 103.6, 103.8, 103.9, 104.1, 104.3, 104.4, 104.6, 104.8, 104.9, 105.1, 105.3, 105.4, 105.6, 105.8, 105.9, 106.1, 106.3, 106.4, 106.6, 106.7, 106.9, 107.1, 107.2, 107.4, 107.6, 107.7, 107.9, 108.1, 108.2, 108.4, 108.6, 108.7, 108.9, 109.1, 109.2, 109.4, 109.6, 109.7, 109.9, 110.1, 110.2, 110.4, 110.6, 110.7, 110.9], "yaxis": "y"}, {"marker": {"line": {"width": 2}, "size": 5}, "mode": "markers", "name": "2020", "text": ["Wheaties Honey Gold", "All-Bran Complete Wheat Flakes Cereal", "Eggo", "Honey Smacks", "Krave Double Chocolate", "Peeps", "Smart Start", "Annie's Whole Grain Cereal", "Cascadian Farm Organic Raisin Bran", "Cheerios Multi Grain", "Chex Wheat Cereal", "Cookie Crisp", "Dunkaroos", "Fiber One", "Good Belly", "Larabar (Peanut Butter)", "Oatmeal Crisp", "Wonderworks (Peanut Butter)", "Ahold 100% Whole Grain", "Hannaford Frosted Flakes", "Martin's Food Lion", "Hannaford Tasteeos Cereal", "Ahold Vanilla Almond Cereal", "Kelloggs Special Fruit & Yogurt", "Kelloggs Special Original Cereal", "Quaker Life Cinnamon Multigrain", "Quaker Life Original Multigrain", "Quaker Life Ltd. Edition, Pumpkin Spice", "All-Bran", "Apple Jacks", "Basic 4", "Cocoa Puffs", "Corn Flakes", "Corn Pops", "Cracklin' Oat Bran", "Crispix", "Froot Loops", "Frosted Flakes", "Golden Grahams", "Kix", "Oatmeal Raisin Crisp", "Raisin Bran", "Raisin Nut Bran", "Rice Krispies", "Special K", "Total Whole Grain", "Trix", "Wheaties"], "type": "scatter", "x": [16, 13, 11, 9, 8, 12, 16, 13, 12, 15, 18, 13, 15, 11, 11, 11, 13, 7, 19, 14, 13, 18, 13, 14, 15, 10, 15, 12, 8, 14, 13, 12, 20, 15, 6, 21, 13, 15, 13, 17, 10, 9, 12, 23, 16, 14, 14, 13], "xaxis": "x2", "y": [110, 120, 160, 130, 170, 110, 240, 160, 210, 150, 210, 140, 150, 90, 170, 280, 230, 160, 170, 150, 120, 111, 104, 111, 97, 83, 111, 83, 92, 109, 103, 110, 101, 106, 116, 109, 109, 100, 106, 113, 109, 91, 105, 106, 109, 128, 116, 102], "yaxis": "y2"}, {"marker": {"line": {"width": 2}, "size": 5}, "mode": "markers", "name": "Regression Fit", "type": "scatter", "x": [6, 6.172, 6.343, 6.515, 6.687, 6.859, 7.03, 7.202, 7.374, 7.545, 7.717, 7.889, 8.061, 8.232, 8.404, 8.576, 8.747, 8.919, 9.091, 9.263, 9.434, 9.606, 9.778, 9.949, 10.12, 10.29, 10.46, 10.64, 10.81, 10.98, 11.15, 11.32, 11.49, 11.67, 11.84, 12.01, 12.18, 12.35, 12.53, 12.7, 12.87, 13.04, 13.21, 13.38, 13.56, 13.73, 13.9, 14.07, 14.24, 14.41, 14.59, 14.76, 14.93, 15.1, 15.27, 15.44, 15.62, 15.79, 15.96, 16.13, 16.3, 16.47, 16.65, 16.82, 16.99, 17.16, 17.33, 17.51, 17.68, 17.85, 18.02, 18.19, 18.36, 18.54, 18.71, 18.88, 19.05, 19.22, 19.39, 19.57, 19.74, 19.91, 20.08, 20.25, 20.42, 20.6, 20.77, 20.94, 21.11, 21.28, 21.45, 21.63, 21.8, 21.97, 22.14, 22.31, 22.48, 22.66, 22.83, 23], "xaxis": "x2", "y": [132.8, 132.8, 132.7, 132.7, 132.6, 132.6, 132.5, 132.5, 132.4, 132.4, 132.3, 132.3, 132.2, 132.2, 132.1, 132.1, 132.0, 132.0, 131.9, 131.9, 131.8, 131.8, 131.7, 131.7, 131.6, 131.6, 131.5, 131.5, 131.4, 131.4, 131.3, 131.3, 131.2, 131.1, 131.1, 131.0, 131.0, 130.9, 130.9, 130.8, 130.8, 130.7, 130.7, 130.6, 130.6, 130.5, 130.5, 130.4, 130.4, 130.3, 130.3, 130.2, 130.2, 130.1, 130.1, 130.0, 130.0, 129.9, 129.9, 129.8, 129.8, 129.7, 129.7, 129.6, 129.6, 129.5, 129.5, 129.4, 129.4, 129.3, 129.3, 129.2, 129.2, 129.1, 129.1, 129.0, 129.0, 128.9, 128.9, 128.8, 128.8, 128.7, 128.7, 128.6, 128.6, 128.5, 128.5, 128.4, 128.4, 128.3, 128.3, 128.2, 128.1, 128.1, 128.0, 128.0, 127.9, 127.9, 127.8, 127.8], "yaxis": "y2"}], "layout": {"annotations": [{"font": {"size": 16}, "showarrow": false, "text": "1993", "x": 0.225, "xanchor": "center", "xref": "paper", "y": 1, "yanchor": "bottom", "yref": "paper"}, {"font": {"size": 16}, "showarrow": false, "text": "2020", "x": 0.775, "xanchor": "center", "xref": "paper", "y": 1, "yanchor": "bottom", "yref": "paper"}], "showlegend": false, "title": {"text": "Calories vs Carbohydrate in 1993 and 2020"}, "xaxis": {"anchor": "y", "domain": [0, 0.45], "title": {"text": "Carbohydrate"}}, "xaxis2": {"anchor": "y2", "domain": [0.55, 1], "title": {"text": "Carbohydrate"}}, "yaxis": {"anchor": "x", "domain": [0, 1], "title": {"text": "Calories"}}, "yaxis2": {"anchor": "x2", "domain": [0, 1], "matches": "y", "showticklabels": false}}}
